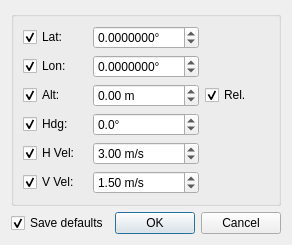
<?xml version="1.0" encoding="UTF-8"?>
<ui version="4.0">
 <class>GoToWaypointDialog</class>
 <widget class="QDialog" name="GoToWaypointDialog">
  <property name="geometry">
   <rect>
    <x>0</x>
    <y>0</y>
    <width>269</width>
    <height>227</height>
   </rect>
  </property>
  <property name="windowTitle">
   <string>Go To Waypoint</string>
  </property>
  <layout class="QGridLayout" name="gridLayout">
   <item row="2" column="0">
    <widget class="QCheckBox" name="opt_saveDefaults">
     <property name="text">
      <string>Save defaults</string>
     </property>
     <property name="checked">
      <bool>true</bool>
     </property>
    </widget>
   </item>
   <item row="0" column="0" colspan="2">
    <widget class="QGroupBox" name="groupBox">
     <property name="title">
      <string/>
     </property>
     <layout class="QHBoxLayout" name="horizontalLayout">
      <item>
       <layout class="QGridLayout" name="gridLayout_2">
        <item row="2" column="0">
         <widget class="QCheckBox" name="sel_alt">
          <property name="text">
           <string>Alt:</string>
          </property>
          <property name="checked">
           <bool>true</bool>
          </property>
         </widget>
        </item>
        <item row="5" column="0">
         <widget class="QCheckBox" name="sel_vvel">
          <property name="text">
           <string>V Vel:</string>
          </property>
          <property name="checked">
           <bool>true</bool>
          </property>
         </widget>
        </item>
        <item row="3" column="0">
         <widget class="QCheckBox" name="sel_hdg">
          <property name="text">
           <string>Hdg:</string>
          </property>
          <property name="checked">
           <bool>true</bool>
          </property>
         </widget>
        </item>
        <item row="1" column="0">
         <widget class="QCheckBox" name="sel_lon">
          <property name="text">
           <string>Lon:</string>
          </property>
          <property name="checked">
           <bool>true</bool>
          </property>
         </widget>
        </item>
        <item row="4" column="0">
         <widget class="QCheckBox" name="sel_hvel">
          <property name="text">
           <string>H Vel:</string>
          </property>
          <property name="checked">
           <bool>true</bool>
          </property>
         </widget>
        </item>
        <item row="5" column="1">
         <widget class="QDoubleSpinBox" name="fld_vvel">
          <property name="sizePolicy">
           <sizepolicy hsizetype="Preferred" vsizetype="Fixed">
            <horstretch>0</horstretch>
            <verstretch>0</verstretch>
           </sizepolicy>
          </property>
          <property name="focusPolicy">
           <enum>Qt::StrongFocus</enum>
          </property>
          <property name="toolTip">
           <string>Desired yaw angle</string>
          </property>
          <property name="wrapping">
           <bool>true</bool>
          </property>
          <property name="keyboardTracking">
           <bool>false</bool>
          </property>
          <property name="suffix">
           <string> m/s</string>
          </property>
          <property name="decimals">
           <number>2</number>
          </property>
          <property name="minimum">
           <double>0.000000000000000</double>
          </property>
          <property name="maximum">
           <double>999.000000000000000</double>
          </property>
          <property name="singleStep">
           <double>0.100000000000000</double>
          </property>
          <property name="value">
           <double>1.500000000000000</double>
          </property>
         </widget>
        </item>
        <item row="4" column="1">
         <widget class="QDoubleSpinBox" name="fld_hvel">
          <property name="sizePolicy">
           <sizepolicy hsizetype="Preferred" vsizetype="Fixed">
            <horstretch>0</horstretch>
            <verstretch>0</verstretch>
           </sizepolicy>
          </property>
          <property name="focusPolicy">
           <enum>Qt::StrongFocus</enum>
          </property>
          <property name="toolTip">
           <string>Desired yaw angle</string>
          </property>
          <property name="wrapping">
           <bool>true</bool>
          </property>
          <property name="keyboardTracking">
           <bool>false</bool>
          </property>
          <property name="suffix">
           <string> m/s</string>
          </property>
          <property name="decimals">
           <number>2</number>
          </property>
          <property name="minimum">
           <double>0.000000000000000</double>
          </property>
          <property name="maximum">
           <double>999.000000000000000</double>
          </property>
          <property name="singleStep">
           <double>0.100000000000000</double>
          </property>
          <property name="value">
           <double>3.000000000000000</double>
          </property>
         </widget>
        </item>
        <item row="3" column="1">
         <widget class="QDoubleSpinBox" name="fld_hdg">
          <property name="sizePolicy">
           <sizepolicy hsizetype="Preferred" vsizetype="Fixed">
            <horstretch>0</horstretch>
            <verstretch>0</verstretch>
           </sizepolicy>
          </property>
          <property name="focusPolicy">
           <enum>Qt::StrongFocus</enum>
          </property>
          <property name="toolTip">
           <string>Desired yaw angle</string>
          </property>
          <property name="wrapping">
           <bool>true</bool>
          </property>
          <property name="keyboardTracking">
           <bool>false</bool>
          </property>
          <property name="suffix">
           <string>°</string>
          </property>
          <property name="decimals">
           <number>1</number>
          </property>
          <property name="minimum">
           <double>-180.000000000000000</double>
          </property>
          <property name="maximum">
           <double>180.000000000000000</double>
          </property>
         </widget>
        </item>
        <item row="2" column="1">
         <widget class="QDoubleSpinBox" name="fld_alt">
          <property name="sizePolicy">
           <sizepolicy hsizetype="Preferred" vsizetype="Fixed">
            <horstretch>0</horstretch>
            <verstretch>0</verstretch>
           </sizepolicy>
          </property>
          <property name="toolTip">
           <string>Altitude in meters</string>
          </property>
          <property name="statusTip">
           <string>Altitude in meters</string>
          </property>
          <property name="keyboardTracking">
           <bool>false</bool>
          </property>
          <property name="suffix">
           <string> m</string>
          </property>
          <property name="decimals">
           <number>2</number>
          </property>
          <property name="minimum">
           <double>-100000.000000000000000</double>
          </property>
          <property name="maximum">
           <double>100000.000000000000000</double>
          </property>
         </widget>
        </item>
        <item row="1" column="1">
         <widget class="QDoubleSpinBox" name="fld_lon">
          <property name="sizePolicy">
           <sizepolicy hsizetype="Preferred" vsizetype="Fixed">
            <horstretch>0</horstretch>
            <verstretch>0</verstretch>
           </sizepolicy>
          </property>
          <property name="focusPolicy">
           <enum>Qt::WheelFocus</enum>
          </property>
          <property name="toolTip">
           <string>Longitude in degrees</string>
          </property>
          <property name="statusTip">
           <string>Longitude in degrees</string>
          </property>
          <property name="keyboardTracking">
           <bool>false</bool>
          </property>
          <property name="suffix">
           <string>°</string>
          </property>
          <property name="decimals">
           <number>7</number>
          </property>
          <property name="minimum">
           <double>-180.000000000000000</double>
          </property>
          <property name="maximum">
           <double>180.000000000000000</double>
          </property>
          <property name="singleStep">
           <double>0.000010000000000</double>
          </property>
         </widget>
        </item>
        <item row="0" column="1">
         <widget class="QDoubleSpinBox" name="fld_lat">
          <property name="sizePolicy">
           <sizepolicy hsizetype="Preferred" vsizetype="Fixed">
            <horstretch>0</horstretch>
            <verstretch>0</verstretch>
           </sizepolicy>
          </property>
          <property name="focusPolicy">
           <enum>Qt::WheelFocus</enum>
          </property>
          <property name="toolTip">
           <string>Latitude in degrees</string>
          </property>
          <property name="statusTip">
           <string>Latitude in degrees</string>
          </property>
          <property name="keyboardTracking">
           <bool>false</bool>
          </property>
          <property name="suffix">
           <string>°</string>
          </property>
          <property name="decimals">
           <number>7</number>
          </property>
          <property name="minimum">
           <double>-90.000000000000000</double>
          </property>
          <property name="maximum">
           <double>90.000000000000000</double>
          </property>
          <property name="singleStep">
           <double>0.000010000000000</double>
          </property>
         </widget>
        </item>
        <item row="0" column="0">
         <widget class="QCheckBox" name="sel_lat">
          <property name="text">
           <string>Lat:</string>
          </property>
          <property name="checked">
           <bool>true</bool>
          </property>
         </widget>
        </item>
        <item row="2" column="2">
         <widget class="QCheckBox" name="opt_alt_rel">
          <property name="text">
           <string>Rel.</string>
          </property>
          <property name="checked">
           <bool>true</bool>
          </property>
         </widget>
        </item>
       </layout>
      </item>
     </layout>
    </widget>
   </item>
   <item row="2" column="1">
    <widget class="QDialogButtonBox" name="buttonBox">
     <property name="orientation">
      <enum>Qt::Horizontal</enum>
     </property>
     <property name="standardButtons">
      <set>QDialogButtonBox::Cancel|QDialogButtonBox::Ok</set>
     </property>
    </widget>
   </item>
   <item row="1" column="0" colspan="2">
    <spacer name="verticalSpacer">
     <property name="orientation">
      <enum>Qt::Vertical</enum>
     </property>
     <property name="sizeHint" stdset="0">
      <size>
       <width>20</width>
       <height>1</height>
      </size>
     </property>
    </spacer>
   </item>
  </layout>
 </widget>
 <resources/>
 <connections>
  <connection>
   <sender>buttonBox</sender>
   <signal>accepted()</signal>
   <receiver>GoToWaypointDialog</receiver>
   <slot>accept()</slot>
   <hints>
    <hint type="sourcelabel">
     <x>248</x>
     <y>254</y>
    </hint>
    <hint type="destinationlabel">
     <x>157</x>
     <y>274</y>
    </hint>
   </hints>
  </connection>
  <connection>
   <sender>buttonBox</sender>
   <signal>rejected()</signal>
   <receiver>GoToWaypointDialog</receiver>
   <slot>reject()</slot>
   <hints>
    <hint type="sourcelabel">
     <x>316</x>
     <y>260</y>
    </hint>
    <hint type="destinationlabel">
     <x>286</x>
     <y>274</y>
    </hint>
   </hints>
  </connection>
  <connection>
   <sender>sel_lat</sender>
   <signal>toggled(bool)</signal>
   <receiver>fld_lat</receiver>
   <slot>setEnabled(bool)</slot>
   <hints>
    <hint type="sourcelabel">
     <x>52</x>
     <y>30</y>
    </hint>
    <hint type="destinationlabel">
     <x>140</x>
     <y>30</y>
    </hint>
   </hints>
  </connection>
  <connection>
   <sender>sel_lon</sender>
   <signal>toggled(bool)</signal>
   <receiver>fld_lon</receiver>
   <slot>setEnabled(bool)</slot>
   <hints>
    <hint type="sourcelabel">
     <x>52</x>
     <y>57</y>
    </hint>
    <hint type="destinationlabel">
     <x>140</x>
     <y>57</y>
    </hint>
   </hints>
  </connection>
  <connection>
   <sender>sel_alt</sender>
   <signal>toggled(bool)</signal>
   <receiver>fld_alt</receiver>
   <slot>setEnabled(bool)</slot>
   <hints>
    <hint type="sourcelabel">
     <x>52</x>
     <y>84</y>
    </hint>
    <hint type="destinationlabel">
     <x>140</x>
     <y>84</y>
    </hint>
   </hints>
  </connection>
  <connection>
   <sender>sel_hdg</sender>
   <signal>toggled(bool)</signal>
   <receiver>fld_hdg</receiver>
   <slot>setEnabled(bool)</slot>
   <hints>
    <hint type="sourcelabel">
     <x>52</x>
     <y>111</y>
    </hint>
    <hint type="destinationlabel">
     <x>140</x>
     <y>111</y>
    </hint>
   </hints>
  </connection>
  <connection>
   <sender>sel_hvel</sender>
   <signal>toggled(bool)</signal>
   <receiver>fld_hvel</receiver>
   <slot>setEnabled(bool)</slot>
   <hints>
    <hint type="sourcelabel">
     <x>52</x>
     <y>138</y>
    </hint>
    <hint type="destinationlabel">
     <x>140</x>
     <y>138</y>
    </hint>
   </hints>
  </connection>
  <connection>
   <sender>sel_vvel</sender>
   <signal>toggled(bool)</signal>
   <receiver>fld_vvel</receiver>
   <slot>setEnabled(bool)</slot>
   <hints>
    <hint type="sourcelabel">
     <x>52</x>
     <y>165</y>
    </hint>
    <hint type="destinationlabel">
     <x>140</x>
     <y>165</y>
    </hint>
   </hints>
  </connection>
  <connection>
   <sender>sel_alt</sender>
   <signal>toggled(bool)</signal>
   <receiver>opt_alt_rel</receiver>
   <slot>setEnabled(bool)</slot>
   <hints>
    <hint type="sourcelabel">
     <x>52</x>
     <y>84</y>
    </hint>
    <hint type="destinationlabel">
     <x>228</x>
     <y>84</y>
    </hint>
   </hints>
  </connection>
 </connections>
</ui>
